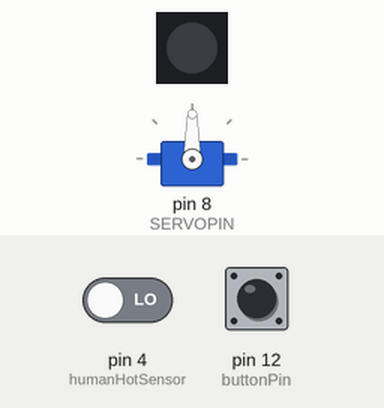
Recording of a sketch running on a simulated Arduino Uno, built with avr-gcc and run on an emulated ATmega328P. Parts: 1 RGB LEDs in strip order, left to right, servo. Inputs (shaded band) come from the test bench; at power-on: pin 4 (humanHotSensor) LOW, pin 12 (buttonPin) LOW. Dim RGB values are drawn brighter than linear; what the sketch prints to the serial monitor is not drawn.

Above: at 3.8 s.
3.9 s: pin 4 (humanHotSensor) driven HIGH
At 4.08 s:
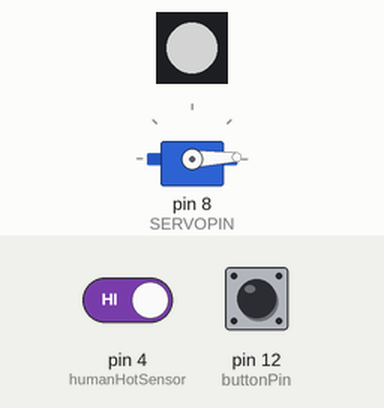
6.9 s: pin 4 (humanHotSensor) driven LOW
At 7.7 s:
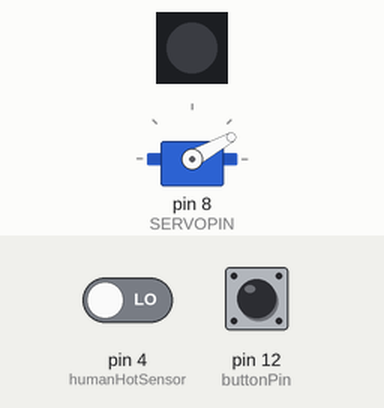
8.4 s: pin 4 (humanHotSensor) driven HIGH
At 8.59 s:
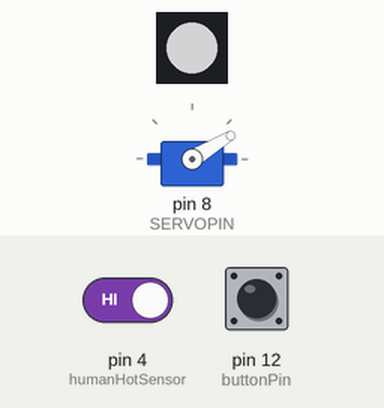
11.4 s: pin 12 (buttonPin) pulled HIGH for 0.15 s
14.4 s: pin 12 (buttonPin) pulled HIGH for 1 s
18.2 s: pin 4 (humanHotSensor) driven LOW and pin 12 (buttonPin) driven HIGH
At 19.0 s:
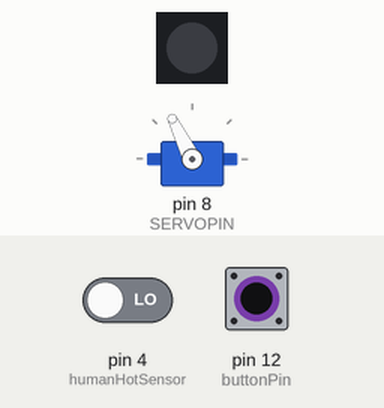
Timing chart, 0 to 21.0 s (numbered marks = the images above; inputs shaded):
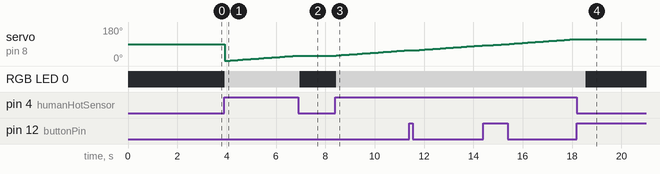

The sketch:

MicroduinoFortuneCat.ino
```cpp
#include "audio.h"
#include <SoftwareSerial.h>
#include "key.h"
#include <Adafruit_NeoPixel.h>

#include <Servo.h>
#define val_max 4
#define val_min 1
#define INTERVAL_Time 100


#define humanHotSensor 4
#define buttonPin 12
#define PIN 6
#define SERVOPIN 8

Adafruit_NeoPixel strip = Adafruit_NeoPixel(1, PIN, NEO_GRB + NEO_KHZ800);

Servo myservo;
bool isUP=true;

//unsigned long lcd_time = millis(); //刷新时间计时器
int val=0;
//int music_vol=26;  //初始音量0~30
int music_vol=13;  //初始音量0~30
bool humanHotState=false;
boolean on_off;
boolean statusChange;
bool playing=false;

int pos = 0;
int soundNum=1;

unsigned long Time_millis = millis();


void setup() {
  Serial.begin(9600);
  pinMode(buttonPin, INPUT);
  pinMode(humanHotSensor, INPUT);
  //audio_init(DEVICE_Flash,4,music_vol);    //初始化mp3模块
  audio_init(DEVICE_Flash,MODE_loopOne,music_vol);
  key_init();
  strip.begin();
  strip.show(); // Initialize all pixels to 'off'
  myservo.attach(SERVOPIN);
}

void loop() {
  updateButton();
  pirDetector();
}


void updateButton() {
  if(key_get(buttonPin,0)) {
    delay(200);
    on_off=!on_off;
  }
  if(statusChange!=on_off) {
    statusChange=on_off;
    if(on_off) {
      updateSoundNum();
      Serial.println("choose");
    } else {
      updateSoundNum();
      Serial.println("choose");
    }
  }
}


void pirDetector() {
  // read the input pin:
  humanHotState = digitalRead(humanHotSensor);
  // print out the state of the button:
  Serial.println(humanHotState);
  //delay(1);        // delay in between reads for stability

  if(humanHotState) {
      colorWipe(strip.Color(125, 125, 125));
      updateServo();

      if(!playing) {
        //Serial.println("play sound.....");
        //audio_choose(soundNum);
        audio_play();
        playing=true;
      }

  }else {
    playing=false;
    audio_pause();
    colorWipe(strip.Color(0, 0, 0));
  }
}


void updateServo() {
  if (Time_millis > millis()) Time_millis = millis();
  if(millis()-Time_millis>INTERVAL_Time) {

    if(pos==0) {
      isUP=true;
    } else if(pos==180) {
      isUP=false;
    }

    if(isUP) {
      pos++;
    } else{
      pos--;
    }
    Serial.println(pos);
    myservo.write(pos);
    Time_millis = millis();
  }
}

void updateSoundNum() {
  if(soundNum==3) {
    soundNum=0;
  } else {
    soundNum++;
  }
  audio_choose(soundNum);
}

// Fill the dots one after the other with a color
void colorWipe(uint32_t c) {
  for(uint16_t i=0; i<strip.numPixels(); i++) {
      strip.setPixelColor(i, c);
      strip.show();
      //delay(wait);
  }
}
```

audio.h
```cpp
#include "arduino.h"
#include <SoftwareSerial.h>

SoftwareSerial mySerial(2, 3); // RX, TX

//#define AUDIO_PORT Serial1    //Core+
#define AUDIO_PORT mySerial  //Core

byte sn_reset[4]=
{
  0x7E,0x02,0x0C,0xEF
};

byte sn_choose[6]=
{
  0x7E,0x04,0x03,0x00,0x01,0xEF
};

byte sn_vol[5]=
{
  0x7E,0x03,0x06,0x18,0xEF
};

byte sn_device[5]=
{
  0x7E,0x03,0x09,0x01,0xEF
};

byte sn_pause[4]=
{
  0x7E,0x02,0x0E,0xEF
};

byte sn_play[4]=
{
  0x7E,0x02,0x0D,0xEF
};

byte sn_mode[5]=
{
  0x7E,0x03,0x11,0x00,0xEF
};

byte sn_down[4]=
{
  0x7E,0x02,0x01,0xEF
};

byte sn_up[4]=
{
  0x7E,0x02,0x02,0xEF
};

byte sn_eq[5]=
{
  0x7E,0x03,0x07,0x01,0xEF
};

//-----------------------------
void audio_pause()
{
  AUDIO_PORT.write(sn_pause,4);
  delay(50);
}

void audio_play()
{
  AUDIO_PORT.write(sn_play,4);
  delay(50);
}

//play eq    (Normal/Pop/Rock/Jazz/Classic/Base)  0-5
void audio_eq(byte _audio_eq)
{
  sn_mode[3]=_audio_eq;
  AUDIO_PORT.write(sn_eq,5);
  delay(100);
}

#define MODE_loopAll 0
#define MODE_loopOne 1
#define MODE_One_STOP 2
#define MODE_One_END  4
//play mode    (ALL/FOL/ONE/RAM/ONE_STOP)  0-4
void audio_mode(byte _audio_mode)
{
  sn_mode[3]=_audio_mode;
  AUDIO_PORT.write(sn_mode,5);
  delay(100);
}

#define DEVICE_Flash  5
#define DEVICE_TF  1
//device select    (U/TF/AUX/SLEEP/FLASH)  0-4
void audio_device(byte _audio_device)
{
  sn_device[3]=_audio_device;
  AUDIO_PORT.write(sn_device,5);
  delay(1500);
}

void audio_down()
{
  AUDIO_PORT.write(sn_down,4);
  delay(500);
}

void audio_up()
{
  AUDIO_PORT.write(sn_up,4);
  delay(500);
}

void audio_vol(byte _audio_vol)
{
  sn_vol[3]=_audio_vol;
  AUDIO_PORT.write(sn_vol,5);
  delay(50);
}

void audio_choose(byte _audio_choose)
{
  sn_choose[4]=_audio_choose;
  AUDIO_PORT.write(sn_choose,6);
  delay(100);
}

void audio_reset()
{
  AUDIO_PORT.write(sn_reset,4);
  delay(500);
}

void audio_init(int _audio_init_device,int _audio_init_mode,int _audio_init_vol)
{
  AUDIO_PORT.begin(9600);
  delay(500);
  audio_reset();
  audio_device(_audio_init_device);
  audio_mode(_audio_init_mode);
  audio_vol(_audio_init_vol);
  //audio_choose(1);
  //audio_pause();
}
```

key.h
```cpp
#include "arduino.h"

boolean key[NUM_DIGITAL_PINS];			//按键
boolean key_cache[NUM_DIGITAL_PINS];		//检测按键松开缓存

void key_init()
{
  for(int a=0;a<NUM_DIGITAL_PINS;a++)
  {
    key[a]=LOW;
    key_cache[a]=HIGH;
  }
}

boolean key_get(int _key_pin,boolean _key_type)
{
  key_cache[_key_pin]=key[_key_pin];		//缓存作判断用

  key[_key_pin]=!digitalRead(_key_pin);	//触发时

  switch(_key_type)
  {
  case 0:
    if(!key[_key_pin] && key_cache[_key_pin])		//按下松开后
      return true;
    else
      return false;
    break;
  case 1:
    if(key[_key_pin] && !key_cache[_key_pin])		//按下松开后
      return true;
    else
      return false;
    break;
  }
}
```

Measured:
- after the input at 3.9 s, servo on pin 8 (SERVOPIN): 90° → 1° at once, → 2° 0.11 s later, → 3° 0.11 s later, → 4° 0.11 s later, … (29 changes in this stretch); RGB LED 0: off → RGB(125, 125, 125) at once
- after the input at 6.9 s, servo on pin 8 (SERVOPIN): stays 29° (without the input it goes to 30° after 0.10 s); RGB LED 0: RGB(125, 125, 125) → off after 0.06 s
- after the input at 8.4 s, servo on pin 8 (SERVOPIN): moves from 29° to 57° over 2.9 s, starting at once; RGB LED 0: off → RGB(125, 125, 125) at once
- after the input at 18.2 s, servo on pin 8 (SERVOPIN): stays 116° (without the input it goes to 117° after 0.03 s); RGB LED 0: RGB(125, 125, 125) → off after 0.36 s
